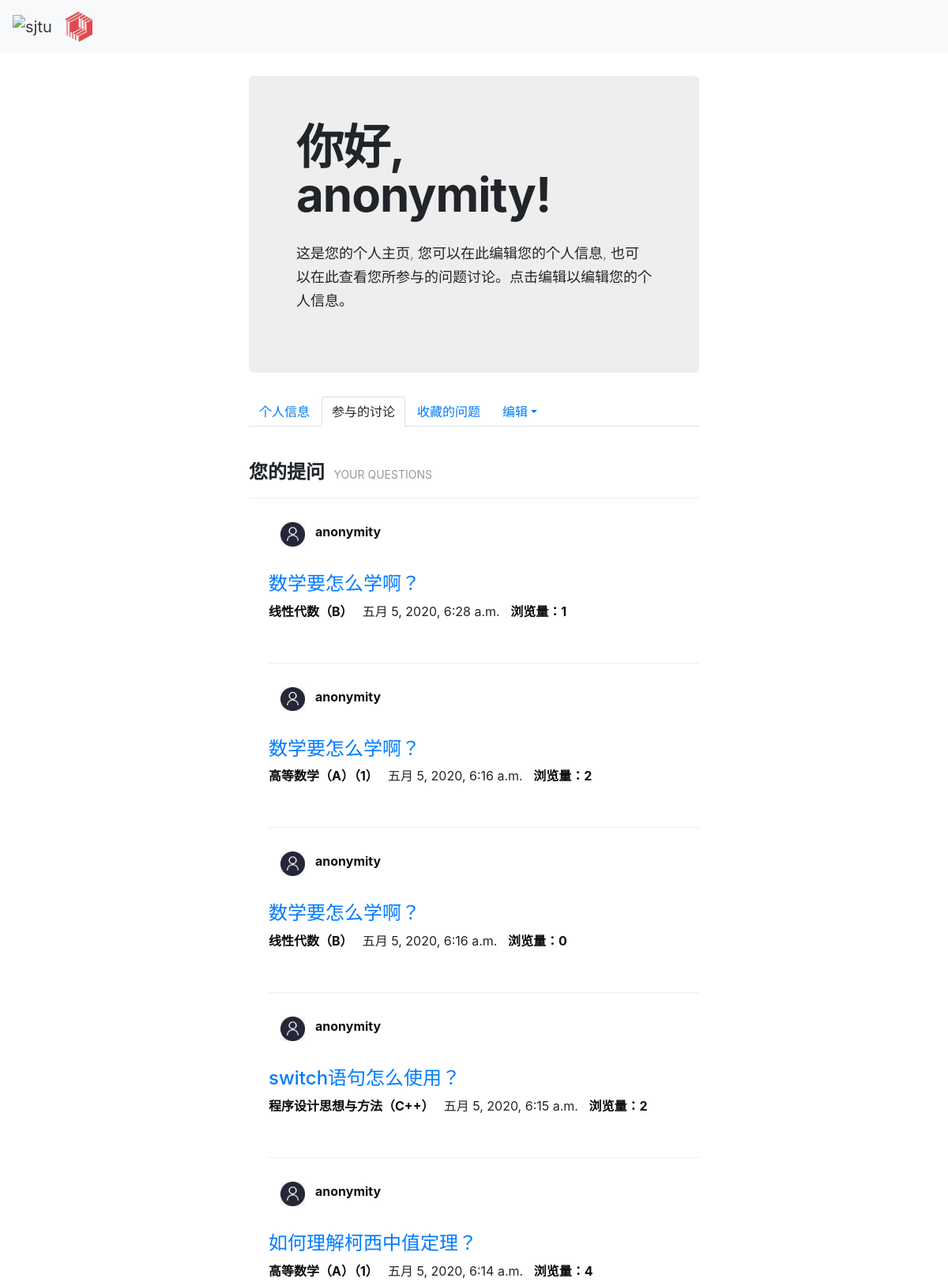
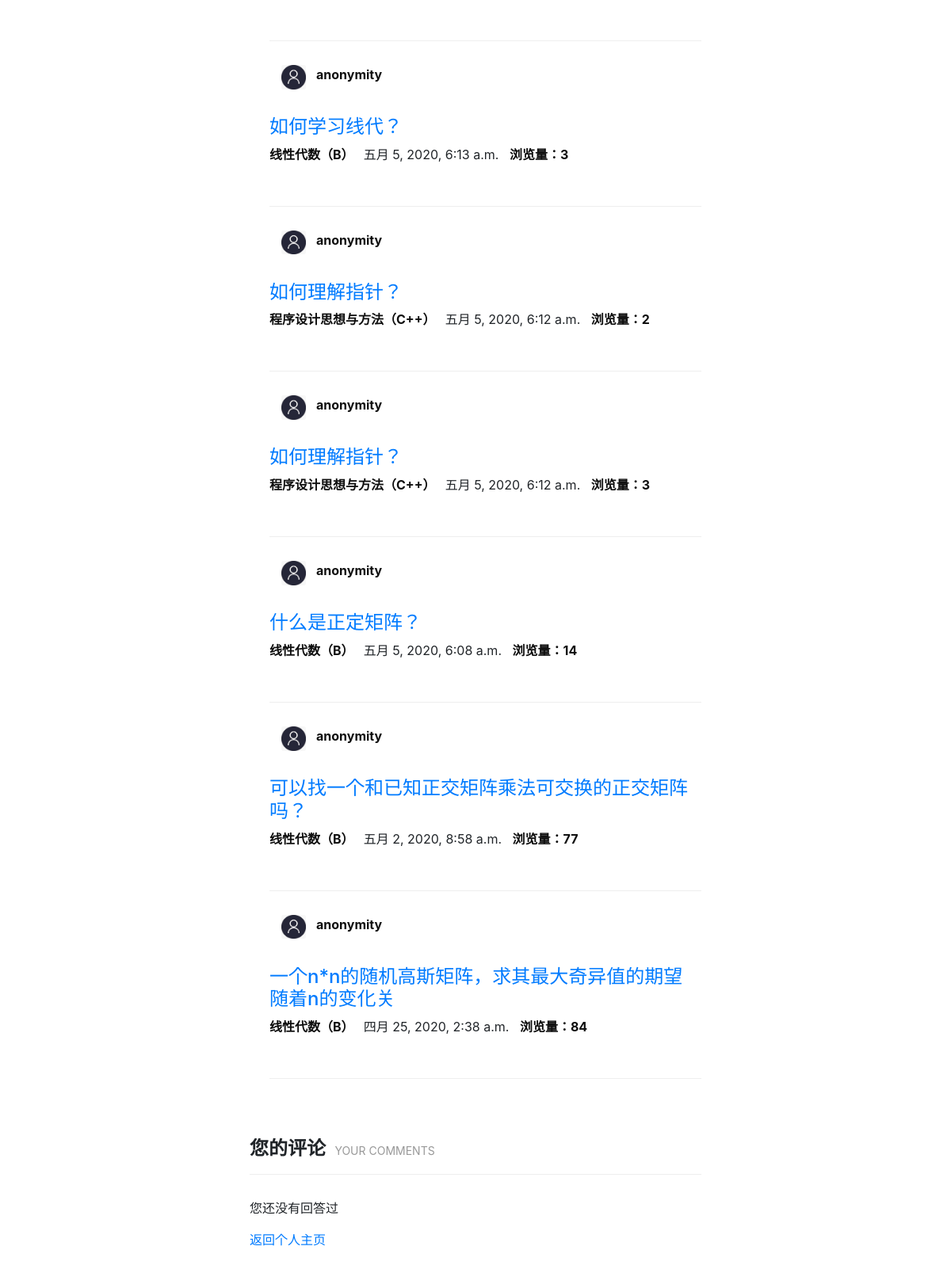
Before: /qas_system/userpage/related_discuss/ (signed in) with the older database file (2 pictures, top to bottom).
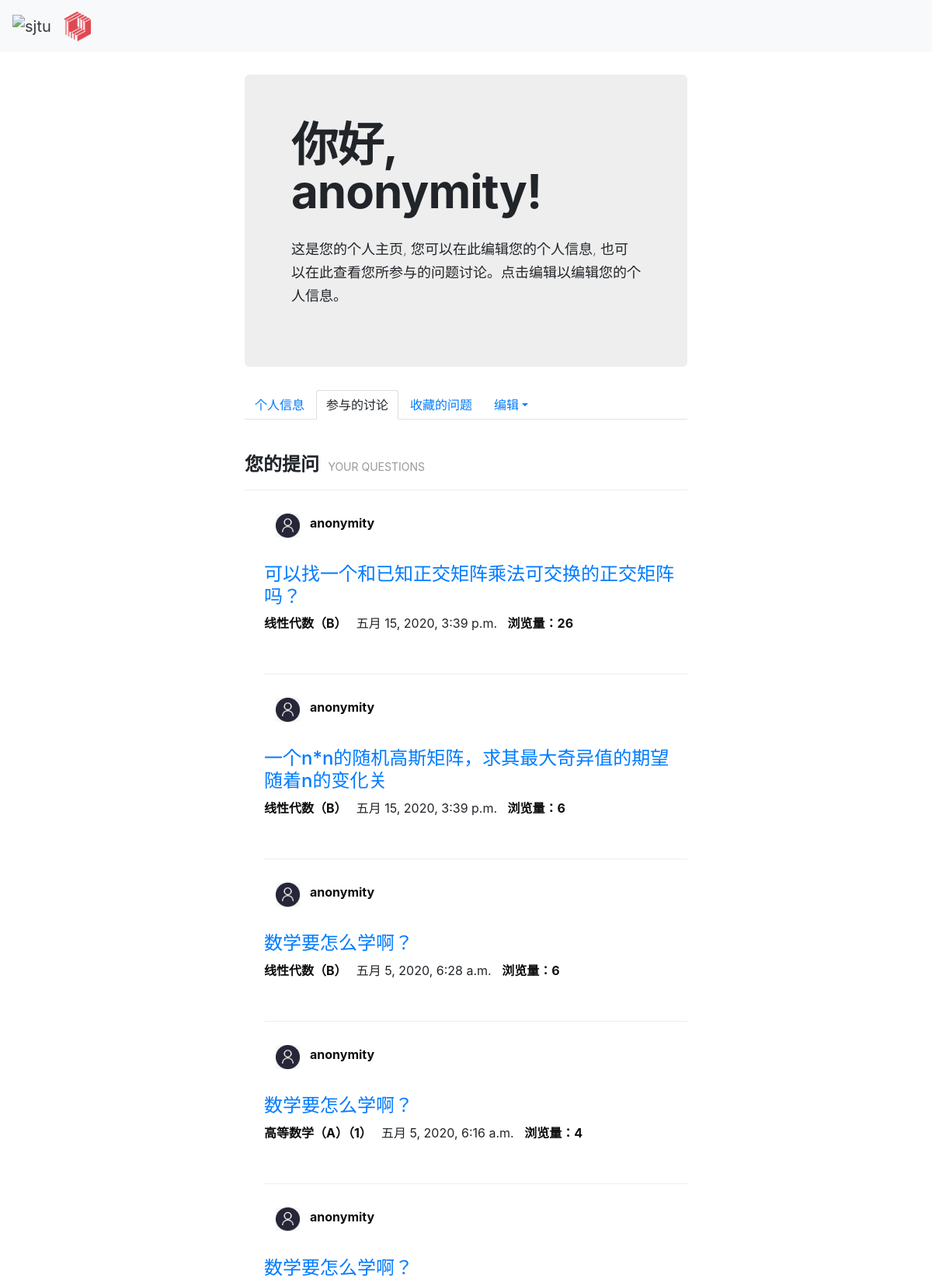
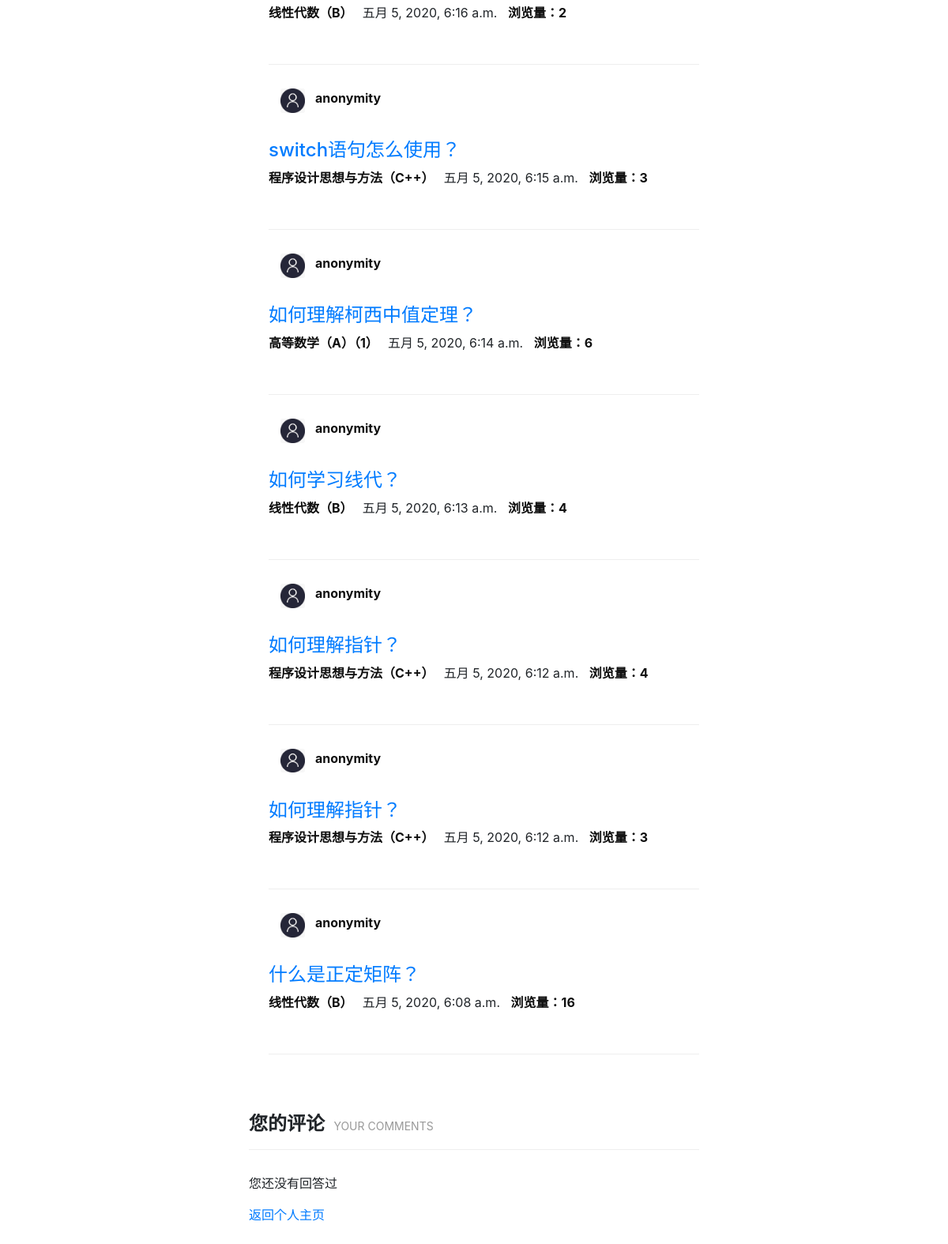
After: the same page with the newer database file (2 pictures, top to bottom).
### qas_system/models.py (models this page shows, shortened)
class Question(models.Model):
    question_title = models.CharField(verbose_name='标题', max_length=30, blank=False)
    question_text = RichTextField(verbose_name='具体描述')
    question_subject = models.ForeignKey('Subject', verbose_name='科目', on_delete=models.CASCADE)
    pub_date = models.DateTimeField(auto_now=True, verbose_name='提问日期')
    page_views = models.PositiveIntegerField(default=0, verbose_name='浏览量')
    questioner = models.ForeignKey('User', verbose_name='提问者', on_delete=models.CASCADE)
    good_num = models.IntegerField(default=0, verbose_name='点赞量')

class User(models.Model):
    user_name = models.CharField(verbose_name='用户名', max_length=30, blank=False, unique=True)
    password = models.CharField(verbose_name='密码', max_length=30, blank=False)
    avatar = models.ImageField(upload_to='avatar/', verbose_name='头像', blank=True, null=True)
    email = models.CharField(max_length=20, default='', verbose_name='邮箱', blank=True, null=True)
    bio = models.TextField(max_length=500, default='', verbose_name='个人简介', blank=True, null=True)
    college = models.CharField(max_length=30, default='', verbose_name='学院', blank=True, null=True)
    major = models.CharField(max_length=20, default='', verbose_name='专业', blank=True, null=True)
    grade = models.CharField(max_length=20, default='', verbose_name='年级', blank=True, null=True)
    sex = models.CharField(max_length=2, default='', verbose_name='性别', blank=True, null=True)
    collect_question = models.ManyToManyField('Question')
    def __str__(self):
        return self.user_name

class Subject(models.Model):
    name = models.CharField(max_length=30, unique=True, verbose_name='科目名称')
    def __str__(self):
        return self.name

### qas_system/views.py (the view)
# urls.py: path('userpage/related_discuss/', views.userpage_related_discuss),  # 查看参与的讨论
def userpage_related_discuss(request):
    my_ask = Question.objects.filter(questioner_id=request.session['user_id']).order_by('-pub_date')
    my_answer_detail = Comment.objects.filter(comment_person=request.session['user_id']).order_by('-pub_date')
    user = models.User.objects.get(id=request.session['user_id'])
    return render(request, 'personal_related_discuss.html',
                  {'my_ask': my_ask, 'my_answer_detail': my_answer_detail, 'user': user})

### templates/personal_related_discuss.html (shortened to what the changed rows need)
{% extends 'base.html' %}
{% load static %}
{% block link_before %}
    <link href="{% static 'bootstrap-combined.min.css' %}" rel="stylesheet">
{% endblock %}
{% block link_after %}
    <link href="{% static 'layoutit.css'%}" rel="stylesheet">
{% endblock %}
{% block content %}
<div class="container-fluid">
	<div class="row-fluid">
		<div class="span6">
			<div class="hero-unit">
				<h1>
					<strong>你好, {{ user.user_name }}!</strong>
				</h1>
			</div>
{% if my_ask %}
    <ul>
    {% for question in my_ask %}
        <div class="desc">
            <div class="container-fluid">
                 <div class="span1">
                     {% if question.questioner.avatar %}
                         <img style="width: 50px" src="{{ user.avatar.url }}" class="card-img"/>
                     {% else %}
                         <img style="width: 50px" src="/media/avatar/default0.jpg" class="card-img"/>
                     {% endif %}
                 </div>
				 <div class="span10">
                     <a href="#" style="color: #0e0e0e"><strong>{{ question.questioner }}</strong></a>
                     <p style="color: #0e0e0e" class="pl">{{ question.questioner.bio }}&nbsp;</p>
                 </div>
			</div>
            <h4><a href="/qas_system/question/{{ question.id }}/">{{ question.question_title }}</a></h4>
			<p class="meta">
				 <span class="sub"><a href="#" style="color: #0e0e0e"><strong>{{ question.question_subject }}&nbsp;&nbsp;</strong></a></span>
				 <span class="date">{{ question.pub_date }}</span>
                 <span><a href="#" style="color: #0e0e0e">&nbsp;&nbsp;<strong>浏览量：{{ question.page_views }}</strong></a></span>
			</p>
        </div>
        <div class="page-header" contenteditable="true"></div>
    {% endfor %}
    </ul>
{% else %}
    <p>您还没有提问过</p>
{% endif %}
		</div>
	</div>
</div>
{% endblock %}

Changed rows visible on the page:
changed Question "可以找一个和已知正交矩阵乘法可交换的正交矩阵吗？": pub_date "五月 2, 2020, 8:58 a.m." → "五月 15, 2020, 3:39 p.m."; page_views "77" → "26"; moves up the list
changed Question "一个n*n的随机高斯矩阵，求其最大奇异值的期望随着n的变化关": pub_date "四月 25, 2020, 2:38 a.m." → "五月 15, 2020, 3:39 p.m."; page_views "84" → "6"; moves up the list
changed Question "五月 5, 2020, 6:28 a.m.": page_views "1" → "6"
changed Question (number 4 of 11 on the later page): page_views "2" → "4"
changed Question (number 5 of 11 on the later page): page_views "0" → "2"
changed Question "switch语句怎么使用？": page_views "2" → "3"
changed Question "如何理解柯西中值定理？": page_views "4" → "6"
changed Question "如何学习线代？": page_views "3" → "4"
changed Question (number 9 of 11 on the later page): page_views "2" → "4"
changed Question "什么是正定矩阵？": page_views "14" → "16"
